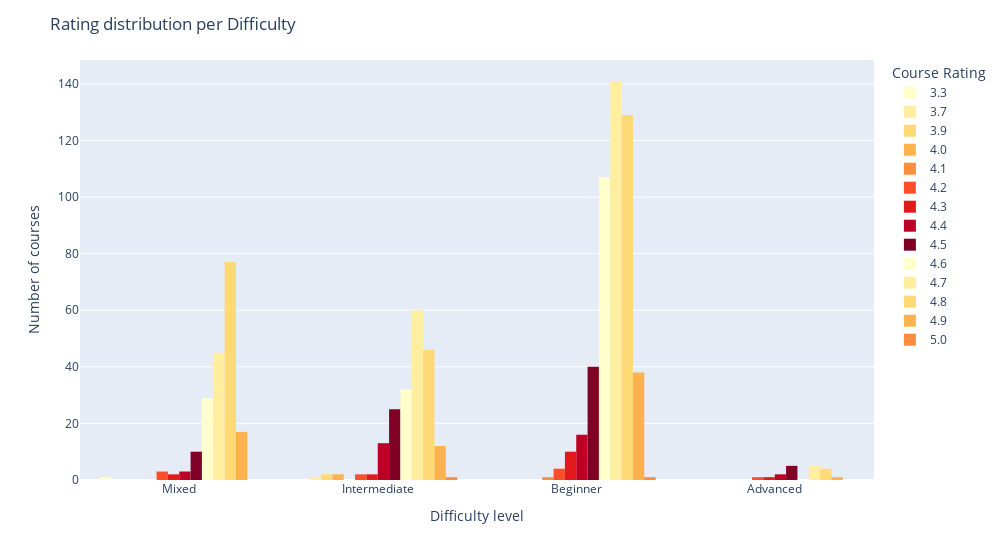

Notebook source saved alongside this figure:
### Markdown cell above
- Mixed level courses have the highest average rating
- As the level increases, the rating decreases
- Beginner level rating is the same as the total rating (probably due to the higher number)

### Code cell
fig = px.histogram(coursera_data, x="course_difficulty", color="course_rating", 
                   barmode="group", 
                   category_orders={"course_rating": coursera_data["course_rating"].sort_values()},
                   color_discrete_sequence=px.colors.sequential.YlOrRd,
                   labels={"course_rating": "Course Rating"})
fig.update_layout(title="Rating distribution per Difficulty", 
                  xaxis_title="Difficulty level", 
                  yaxis_title="Number of courses",
                  width=1000)
fig.show()

### Figure 1 — Plotly figure (JSON) as saved in the notebook; plotly's stock layout.template omitted (floating-point values rounded to 4 significant figures; data arrays with more than 128 entries replaced by an {"elided": "..."} marker saying what was removed)
{"data": [{"alignmentgroup": "True", "bingroup": "x", "hovertemplate": "Course Rating=3.3<br>course_difficulty=%{x}<br>count=%{y}<extra></extra>", "legendgroup": "3.3", "marker": {"color": "rgb(255,255,204)", "pattern": {"shape": ""}}, "name": "3.3", "offsetgroup": "3.3", "orientation": "v", "showlegend": true, "type": "histogram", "x": ["Mixed"], "xaxis": "x", "yaxis": "y"}, {"alignmentgroup": "True", "bingroup": "x", "hovertemplate": "Course Rating=3.7<br>course_difficulty=%{x}<br>count=%{y}<extra></extra>", "legendgroup": "3.7", "marker": {"color": "rgb(255,237,160)", "pattern": {"shape": ""}}, "name": "3.7", "offsetgroup": "3.7", "orientation": "v", "showlegend": true, "type": "histogram", "x": ["Intermediate"], "xaxis": "x", "yaxis": "y"}, {"alignmentgroup": "True", "bingroup": "x", "hovertemplate": "Course Rating=3.9<br>course_difficulty=%{x}<br>count=%{y}<extra></extra>", "legendgroup": "3.9", "marker": {"color": "rgb(254,217,118)", "pattern": {"shape": ""}}, "name": "3.9", "offsetgroup": "3.9", "orientation": "v", "showlegend": true, "type": "histogram", "x": ["Intermediate", "Intermediate"], "xaxis": "x", "yaxis": "y"}, {"alignmentgroup": "True", "bingroup": "x", "hovertemplate": "Course Rating=4.0<br>course_difficulty=%{x}<br>count=%{y}<extra></extra>", "legendgroup": "4.0", "marker": {"color": "rgb(254,178,76)", "pattern": {"shape": ""}}, "name": "4.0", "offsetgroup": "4.0", "orientation": "v", "showlegend": true, "type": "histogram", "x": ["Intermediate", "Intermediate"], "xaxis": "x", "yaxis": "y"}, {"alignmentgroup": "True", "bingroup": "x", "hovertemplate": "Course Rating=4.1<br>course_difficulty=%{x}<br>count=%{y}<extra></extra>", "legendgroup": "4.1", "marker": {"color": "rgb(253,141,60)", "pattern": {"shape": ""}}, "name": "4.1", "offsetgroup": "4.1", "orientation": "v", "showlegend": true, "type": "histogram", "x": ["Beginner"], "xaxis": "x", "yaxis": "y"}, {"alignmentgroup": "True", "bingroup": "x", "hovertemplate": "Course Rating=4.2<br>course_difficulty=%{x}<br>count=%{y}<extra></extra>", "legendgroup": "4.2", "marker": {"color": "rgb(252,78,42)", "pattern": {"shape": ""}}, "name": "4.2", "offsetgroup": "4.2", "orientation": "v", "showlegend": true, "type": "histogram", "x": ["Beginner", "Beginner", "Intermediate", "Intermediate", "Mixed", "Mixed", "Mixed", "Advanced", "Beginner", "Beginner"], "xaxis": "x", "yaxis": "y"}, {"alignmentgroup": "True", "bingroup": "x", "hovertemplate": "Course Rating=4.3<br>course_difficulty=%{x}<br>count=%{y}<extra></extra>", "legendgroup": "4.3", "marker": {"color": "rgb(227,26,28)", "pattern": {"shape": ""}}, "name": "4.3", "offsetgroup": "4.3", "orientation": "v", "showlegend": true, "type": "histogram", "x": ["Beginner", "Intermediate", "Beginner", "Mixed", "Mixed", "Beginner", "Beginner", "Beginner", "Beginner", "Beginner", "Intermediate", "Advanced", "Beginner", "Beginner", "Beginner"], "xaxis": "x", "yaxis": "y"}, {"alignmentgroup": "True", "bingroup": "x", "hovertemplate": "Course Rating=4.4<br>course_difficulty=%{x}<br>count=%{y}<extra></extra>", "legendgroup": "4.4", "marker": {"color": "rgb(189,0,38)", "pattern": {"shape": ""}}, "name": "4.4", "offsetgroup": "4.4", "orientation": "v", "showlegend": true, "type": "histogram", "x": ["Advanced", "Mixed", "Beginner", "Beginner", "Intermediate", "Beginner", "Intermediate", "Intermediate", "Intermediate", "Beginner", "Beginner", "Mixed", "Beginner", "Intermediate", "Intermediate", "Beginner", "Advanced", "Beginner", "Intermediate", "Mixed", "Beginner", "Beginner", "Beginner", "Beginner", "Intermediate", "Beginner", "Intermediate", "Beginner", "Beginner", "Intermediate", "Intermediate", "Intermediate", "Intermediate", "Beginner"], "xaxis": "x", "yaxis": "y"}, {"alignmentgroup": "True", "bingroup": "x", "hovertemplate": "Course Rating=4.5<br>course_difficulty=%{x}<br>count=%{y}<extra></extra>", "legendgroup": "4.5", "marker": {"color": "rgb(128,0,38)", "pattern": {"shape": ""}}, "name": "4.5", "offsetgroup": "4.5", "orientation": "v", "showlegend": true, "type": "histogram", "x": ["Mixed", "Intermediate", "Mixed", "Intermediate", "Advanced", "Advanced", "Beginner", "Advanced", "Intermediate", "Intermediate", "Beginner", "Beginner", "Intermediate", "Beginner", "Mixed", "Beginner", "Beginner", "Beginner", "Beginner", "Beginner", "Intermediate", "Beginner", "Beginner", "Beginner", "Advanced", "Beginner", "Beginner", "Intermediate", "Beginner", "Beginner", "Beginner", "Beginner", "Beginner", "Beginner", "Beginner", "Intermediate", "Intermediate", "Beginner", "Beginner", "Intermediate", "Beginner", "Beginner", "Beginner", "Intermediate", "Intermediate", "Beginner", "Beginner", "Intermediate", "Intermediate", "Beginner", "Mixed", "Beginner", "Beginner", "Beginner", "Intermediate", "Intermediate", "Intermediate", "Beginner", "Beginner", "Beginner", "Intermediate", "Mixed", "Mixed", "Beginner", "Mixed", "Mixed", "Advanced", "Intermediate", "Beginner", "Intermediate", "Beginner", "Intermediate", "Mixed", "Intermediate", "Mixed", "Beginner", "Beginner", "Intermediate", "Intermediate", "Intermediate"], "xaxis": "x", "yaxis": "y"}, {"alignmentgroup": "True", "bingroup": "x", "hovertemplate": "Course Rating=4.6<br>course_difficulty=%{x}<br>count=%{y}<extra></extra>", "legendgroup": "4.6", "marker": {"color": "rgb(255,255,204)", "pattern": {"shape": ""}}, "name": "4.6", "offsetgroup": "4.6", "orientation": "v", "showlegend": true, "type": "histogram", "x": {"elided": "168 str values"}, "xaxis": "x", "yaxis": "y"}, {"alignmentgroup": "True", "bingroup": "x", "hovertemplate": "Course Rating=4.7<br>course_difficulty=%{x}<br>count=%{y}<extra></extra>", "legendgroup": "4.7", "marker": {"color": "rgb(255,237,160)", "pattern": {"shape": ""}}, "name": "4.7", "offsetgroup": "4.7", "orientation": "v", "showlegend": true, "type": "histogram", "x": {"elided": "251 str values"}, "xaxis": "x", "yaxis": "y"}, {"alignmentgroup": "True", "bingroup": "x", "hovertemplate": "Course Rating=4.8<br>course_difficulty=%{x}<br>count=%{y}<extra></extra>", "legendgroup": "4.8", "marker": {"color": "rgb(254,217,118)", "pattern": {"shape": ""}}, "name": "4.8", "offsetgroup": "4.8", "orientation": "v", "showlegend": true, "type": "histogram", "x": {"elided": "256 str values"}, "xaxis": "x", "yaxis": "y"}, {"alignmentgroup": "True", "bingroup": "x", "hovertemplate": "Course Rating=4.9<br>course_difficulty=%{x}<br>count=%{y}<extra></extra>", "legendgroup": "4.9", "marker": {"color": "rgb(254,178,76)", "pattern": {"shape": ""}}, "name": "4.9", "offsetgroup": "4.9", "orientation": "v", "showlegend": true, "type": "histogram", "x": ["Beginner", "Beginner", "Beginner", "Beginner", "Beginner", "Mixed", "Beginner", "Beginner", "Beginner", "Mixed", "Beginner", "Beginner", "Intermediate", "Intermediate", "Beginner", "Mixed", "Mixed", "Beginner", "Beginner", "Beginner", "Beginner", "Intermediate", "Beginner", "Intermediate", "Beginner", "Beginner", "Beginner", "Beginner", "Beginner", "Mixed", "Mixed", "Mixed", "Beginner", "Beginner", "Beginner", "Beginner", "Mixed", "Beginner", "Advanced", "Beginner", "Mixed", "Mixed", "Mixed", "Intermediate", "Beginner", "Mixed", "Beginner", "Mixed", "Intermediate", "Beginner", "Beginner", "Intermediate", "Mixed", "Beginner", "Beginner", "Mixed", "Mixed", "Intermediate", "Beginner", "Mixed", "Intermediate", "Beginner", "Beginner", "Intermediate", "Beginner", "Beginner", "Intermediate", "Intermediate"], "xaxis": "x", "yaxis": "y"}, {"alignmentgroup": "True", "bingroup": "x", "hovertemplate": "Course Rating=5.0<br>course_difficulty=%{x}<br>count=%{y}<extra></extra>", "legendgroup": "5.0", "marker": {"color": "rgb(253,141,60)", "pattern": {"shape": ""}}, "name": "5.0", "offsetgroup": "5.0", "orientation": "v", "showlegend": true, "type": "histogram", "x": ["Beginner", "Intermediate"], "xaxis": "x", "yaxis": "y"}], "layout": {"barmode": "group", "legend": {"title": {"text": "Course Rating"}, "tracegroupgap": 0}, "margin": {"t": 60}, "title": {"text": "Rating distribution per Difficulty"}, "width": 1000, "xaxis": {"anchor": "y", "domain": [0, 1], "title": {"text": "Difficulty level"}}, "yaxis": {"anchor": "x", "domain": [0, 1], "title": {"text": "Number of courses"}}}}
